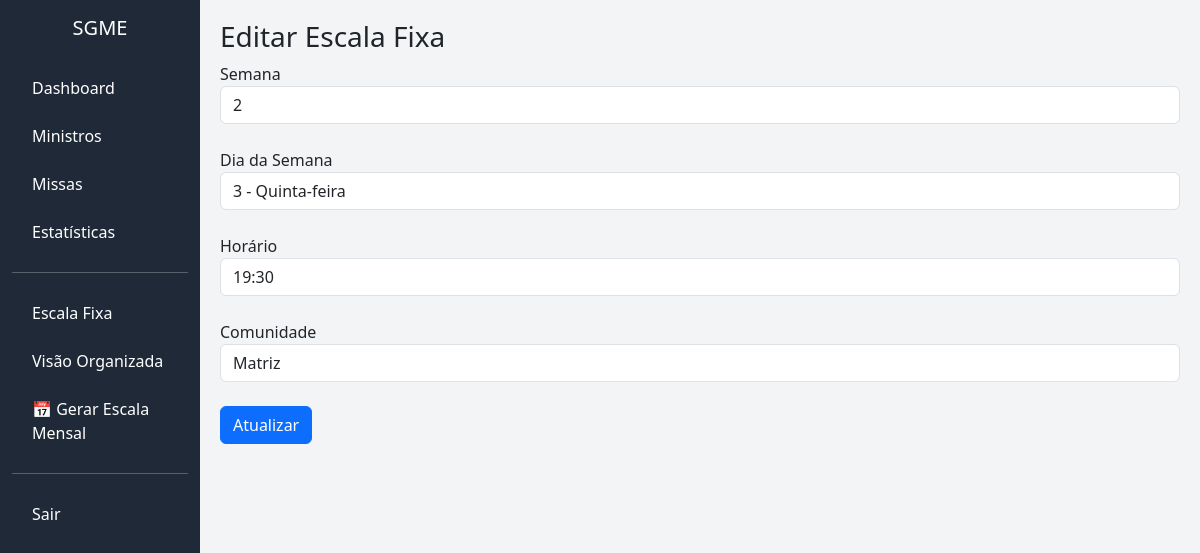
The app's page /escala_fixa/editar/1 (signed in) with its own data.
### models.py (models this page shows)
class EscalaFixa(db.Model):
    id = db.Column(db.Integer, primary_key=True)
    semana = db.Column(db.Integer)          # 1-5 (opcional)
    dia_semana = db.Column(db.Integer)      # 0=Segunda, 6=Domingo
    horario = db.Column(db.String(10))      # opcional
    comunidade = db.Column(db.String(100))  # opcional
    id_ministro = db.Column(
    db.Integer,
    db.ForeignKey('ministro.id', ondelete="CASCADE"))
    id_paroquia = db.Column(db.Integer)
    ministro = db.relationship("Ministro", passive_deletes=True)

### app.py (the view, shortened to what this page needs)
@app.route("/escala_fixa/editar/<int:id>", methods=["GET", "POST"])
@login_required
def editar_escala_fixa(id):
    fixa = EscalaFixa.query.get_or_404(id)
    ministros = Ministro.query.filter_by(
        id_paroquia=current_user.id_paroquia
    ).order_by(Ministro.nome).all()
    return render_template(
        "editar_escala_fixa.html",
        fixa=fixa,
        ministros=ministros
    )

### app.py (called while the page is built)
@login_manager.user_loader
def load_user(user_id):
    return Usuario.query.get(int(user_id))

### templates/editar_escala_fixa.html (shortened to what this page needs)
{% extends "base.html" %}
{% block content %}
<h3>Editar Escala Fixa</h3>
<form method="post">
<label>Semana</label>
<input type="number" name="semana" class="form-control"
value="{{ fixa.semana }}">
<br>
<label>Dia da Semana</label>
<select name="dia_semana" class="form-control">
<option value="3" {% if fixa.dia_semana==3 %}selected{% endif %}>3 - Quinta-feira</option>
</select>
<br>
<label>Horário</label>
<input type="text" name="horario" class="form-control"
value="{{ fixa.horario }}">
<br>
<label>Comunidade</label>
<input type="text" name="comunidade" class="form-control"
value="{{ fixa.comunidade }}">
<br>
<button class="btn btn-primary">Atualizar</button>
</form>
{% endblock %}

### templates/base.html (style rules this page uses)
body { overflow-x: hidden; background-color: #f3f4f6; }

### records on screen
EscalaFixa: semana "2", dia_semana "3 - Quinta-feira", horario "19:30", comunidade "Matriz"
